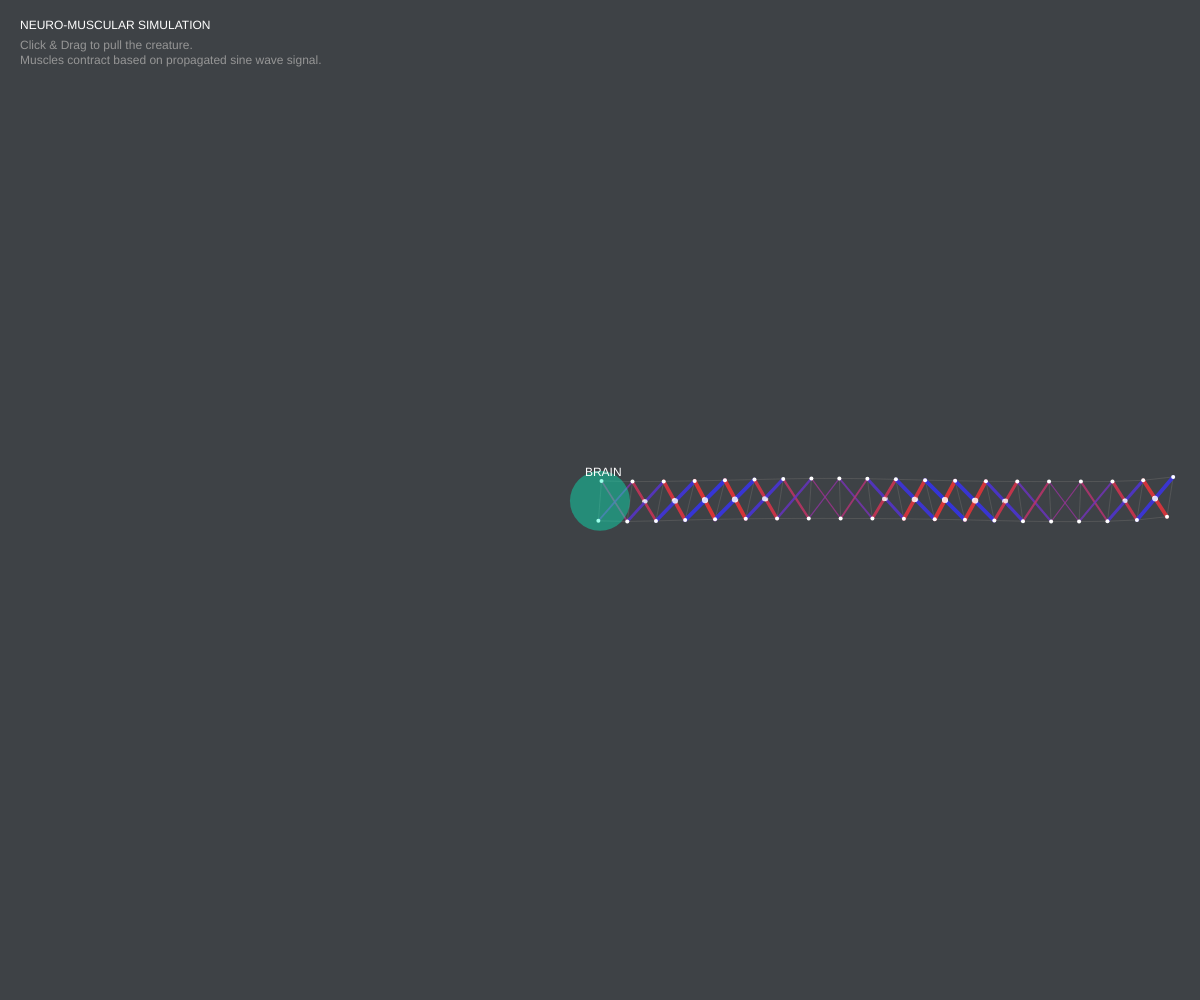
Frame 1 (no input)
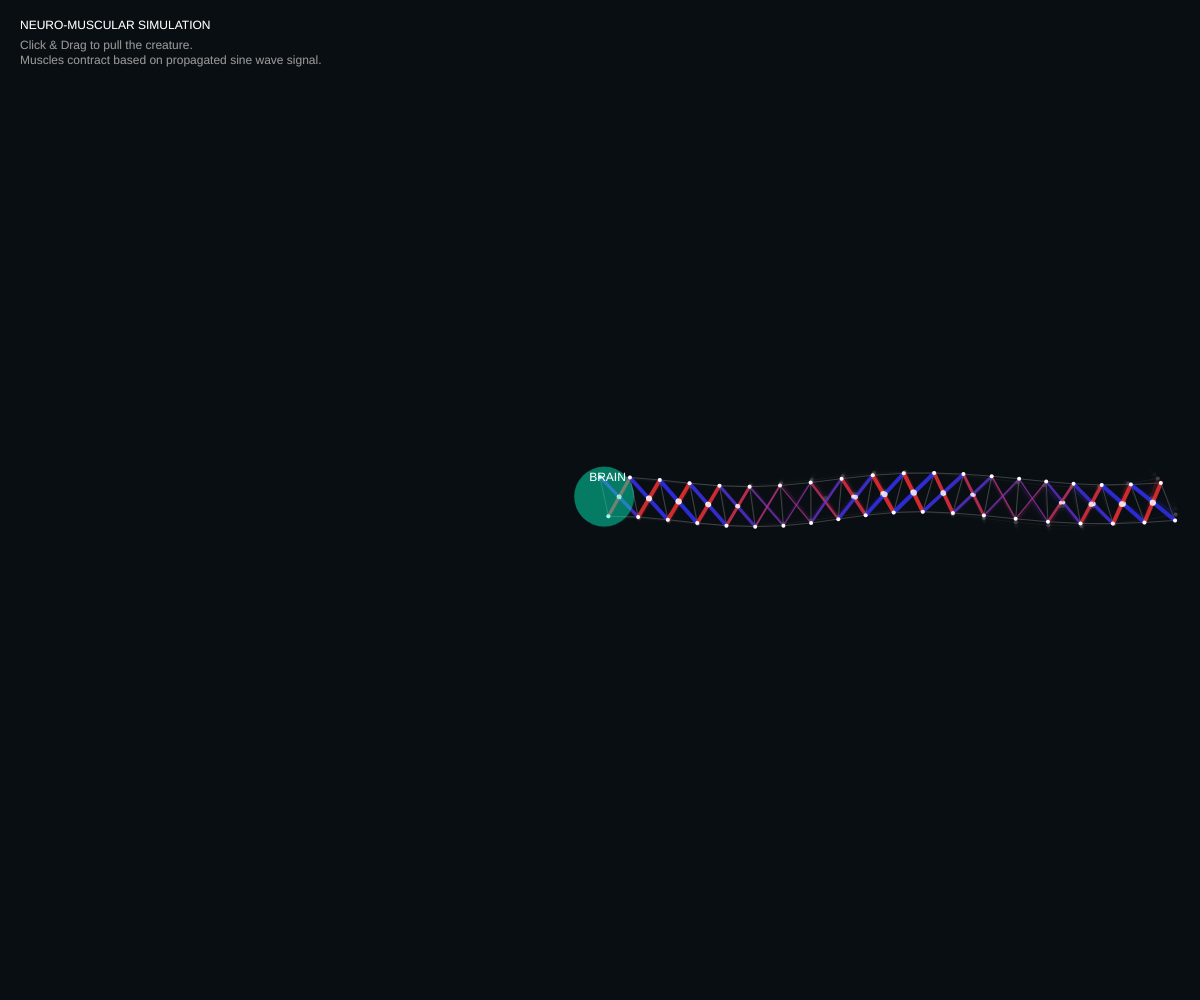
Frame 60 (no input)
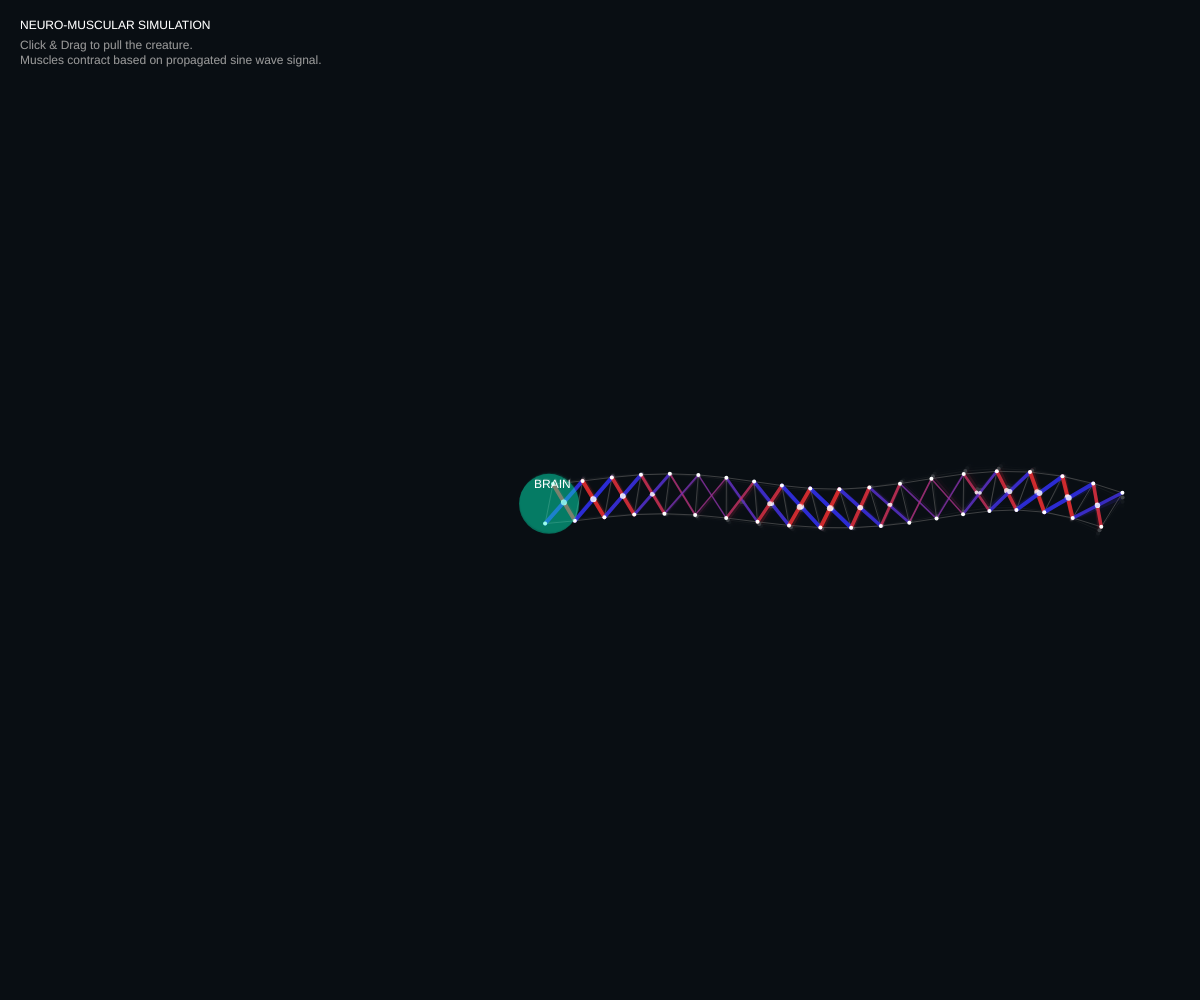
Frame 120 (the mouse pressed at the canvas centre since frame 60)

The p5.js sketch that drew these frames (run headless with seeded random() and noise() and a simulated clock; from frame 60 on, the mouse is pressed at the canvas centre):

// p5.js sketch
// ── sketch.js
const CONFIG = {
  segmentCount: 20,
  segmentLength: 30,
  segmentWidth: 40,
  stiffness: 0.5,
  damping: 0.92,
  muscleStrength: 0.15,
  neuralSpeed: 0.15,
  neuralFrequency: 0.4
};

let creature;

function setup() {
  createCanvas(windowWidth, windowHeight);
  creature = new Organism(width / 2, height / 2);
}

function draw() {
  background(10, 15, 20, 200); // Slight trail effect

  // Physics Update
  creature.update();

  // Visuals
  creature.draw();

  // UI / Info
  drawUI();
}

function windowResized() {
  resizeCanvas(windowWidth, windowHeight);
}

function drawUI() {
  noStroke();
  fill(255);
  textSize(12);
  textAlign(LEFT, TOP);
  text("NEURO-MUSCULAR SIMULATION", 20, 20);
  fill(150);
  text("Click & Drag to pull the creature.", 20, 40);
  text("Muscles contract based on propagated sine wave signal.", 20, 55);
}

// --- Physics Engine Classes ---

class Node {
  constructor(x, y) {
    this.pos = createVector(x, y);
    this.oldPos = createVector(x, y);
    this.isLocked = false;
    this.mass = 1;
  }

  update() {
    if (this.isLocked) return;

    let vel = p5.Vector.sub(this.pos, this.oldPos);
    vel.mult(CONFIG.damping);

    this.oldPos.set(this.pos);
    this.pos.add(vel);

    // Mouse Interaction
    if (mouseIsPressed) {
      let d = dist(mouseX, mouseY, this.pos.x, this.pos.y);
      if (d < 150) {
        let force = p5.Vector.sub(createVector(mouseX, mouseY), this.pos);
        force.setMag(0.5); // Attraction force
        this.pos.add(force);
      }
    }

    // Boundary bounce
    if (this.pos.x < 0) { this.pos.x = 0; this.oldPos.x = this.pos.x + vel.x; }
    if (this.pos.x > width) { this.pos.x = width; this.oldPos.x = this.pos.x + vel.x; }
    if (this.pos.y < 0) { this.pos.y = 0; this.oldPos.y = this.pos.y + vel.y; }
    if (this.pos.y > height) { this.pos.y = height; this.oldPos.y = this.pos.y + vel.y; }
  }
}

class Constraint {
  constructor(n1, n2, length, type) {
    this.n1 = n1;
    this.n2 = n2;
    this.restLength = length || p5.Vector.dist(n1.pos, n2.pos);
    this.type = type; // 'bone' or 'muscle'
    this.activation = 0; // 0 to 1
  }

  resolve() {
    let delta = p5.Vector.sub(this.n2.pos, this.n1.pos);
    let currentDist = delta.mag();

    if (currentDist === 0) return; // Prevent divide by zero

    let targetLen = this.restLength;

    // If muscle, modify target length based on activation
    if (this.type === 'muscle') {
      // Contract (shorten) or Relax (lengthen) based on signal
      // -0.5 to shorten significantly, +0.2 to relax slightly
      let deformation = map(this.activation, -1, 1, -CONFIG.muscleStrength, CONFIG.muscleStrength);
      targetLen = this.restLength * (1 + deformation);
    }

    let diff = (currentDist - targetLen) / currentDist;

    // Stiffness factor
    let correction = diff * 0.5 * CONFIG.stiffness;
    let offset = delta.mult(correction);

    if (!this.n1.isLocked) this.n1.pos.add(offset);
    if (!this.n2.isLocked) this.n2.pos.sub(offset);
  }

  draw() {
    if (this.type === 'bone') {
      stroke(100, 100, 100, 150);
      strokeWeight(1);
      line(this.n1.pos.x, this.n1.pos.y, this.n2.pos.x, this.n2.pos.y);
    } else if (this.type === 'muscle') {
      // Visualizing activation: Red = Contracted, Blue = Relaxed/Expanded
      let r = map(this.activation, -1, 1, 255, 50);
      let b = map(this.activation, -1, 1, 50, 255);
      let w = map(abs(this.activation), 0, 1, 1, 4); // Thicker when active

      stroke(r, 50, b, 200);
      strokeWeight(w);
      line(this.n1.pos.x, this.n1.pos.y, this.n2.pos.x, this.n2.pos.y);

      // Draw "Nerve" spark
      if (abs(this.activation) > 0.5) {
        noStroke();
        fill(255, 255, 255, 200);
        let midX = (this.n1.pos.x + this.n2.pos.x) / 2;
        let midY = (this.n1.pos.y + this.n2.pos.y) / 2;
        circle(midX, midY, w * 1.5);
      }
    }
  }
}

class Organism {
  constructor(startX, startY) {
    this.nodes = [];
    this.constraints = [];
    this.muscles = [];

    // Build a truss structure (ladder)
    // L0--L1--L2
    // | \/ | \/ |
    // R0--R1--R2

    let dirX = 1;
    let dirY = 0;

    for (let i = 0; i < CONFIG.segmentCount; i++) {
      let x = startX + i * CONFIG.segmentLength;
      let y = startY;

      // Create Left and Right nodes
      let lNode = new Node(x, y - CONFIG.segmentWidth / 2);
      let rNode = new Node(x, y + CONFIG.segmentWidth / 2);

      this.nodes.push(lNode, rNode);

      // Cross-rung (Bone) - keeps width constant
      this.constraints.push(new Constraint(lNode, rNode, null, 'bone'));

      if (i > 0) {
        let prevL = this.nodes[(i - 1) * 2];
        let prevR = this.nodes[(i - 1) * 2 + 1];

        // Side connections (Bones) - spine rigidity
        this.constraints.push(new Constraint(prevL, lNode, null, 'bone'));
        this.constraints.push(new Constraint(prevR, rNode, null, 'bone'));

        // Diagonal connections (Muscles) - actuation
        // Muscle A: Top-Left to Bottom-Right
        let m1 = new Constraint(prevL, rNode, null, 'muscle');
        // Muscle B: Bottom-Left to Top-Right
        let m2 = new Constraint(prevR, lNode, null, 'muscle');

        // Store reference to apply signal later
        // We assign a phase offset based on segment index
        m1.phase = i * CONFIG.neuralFrequency;
        m2.phase = i * CONFIG.neuralFrequency;

        this.constraints.push(m1, m2);
        this.muscles.push({ m1, m2, index: i });
      }
    }
  }

  update() {
    let time = frameCount * CONFIG.neuralSpeed;

    // 1. Neural Update: Send signals to muscles
    for (let pair of this.muscles) {
      // Central Pattern Generator (Sine wave)
      // Traveling wave equation: sin(time - phase)
      let signal = sin(time - pair.index * CONFIG.neuralFrequency);

      // Antagonistic pairs: When one contracts (-), the other expands (+)
      pair.m1.activation = signal;
      pair.m2.activation = -signal;
    }

    // 2. Physics Update (Verlet Integration)
    for (let n of this.nodes) {
      n.update();
    }

    // 3. Constraint Resolution (Iterate for stability)
    for (let k = 0; k < 5; k++) {
      for (let c of this.constraints) {
        c.resolve();
      }
    }
  }

  draw() {
    // Draw constraints (Bones and Muscles)
    for (let c of this.constraints) {
      c.draw();
    }

    // Draw Nodes (Joints)
    noStroke();
    fill(255);
    for (let n of this.nodes) {
      ellipse(n.pos.x, n.pos.y, 4, 4);
    }

    // Draw Head visual
    let headL = this.nodes[0];
    let headR = this.nodes[1];
    let cx = (headL.pos.x + headR.pos.x) / 2;
    let cy = (headL.pos.y + headR.pos.y) / 2;

    fill(0, 255, 200, 100);
    ellipse(cx, cy, CONFIG.segmentWidth * 1.5);
    fill(255);
    text("BRAIN", cx - 15, cy - 25);
  }
}
